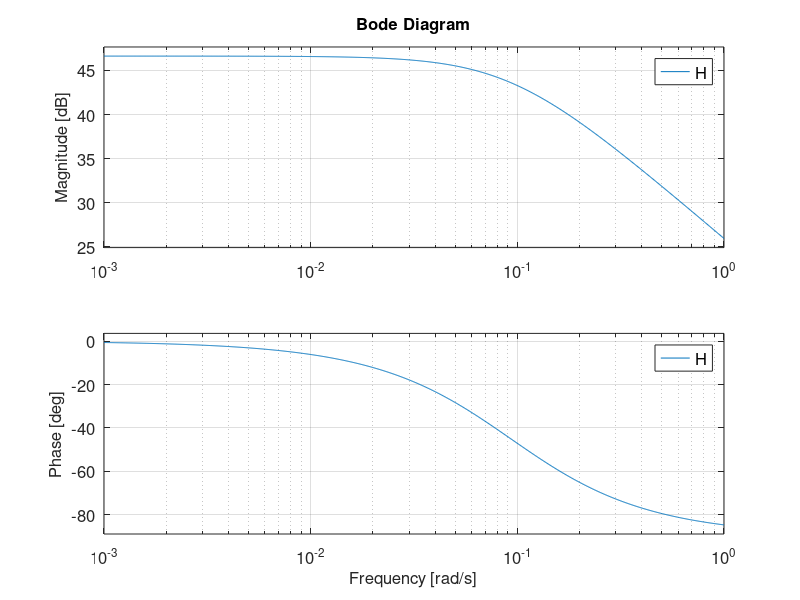
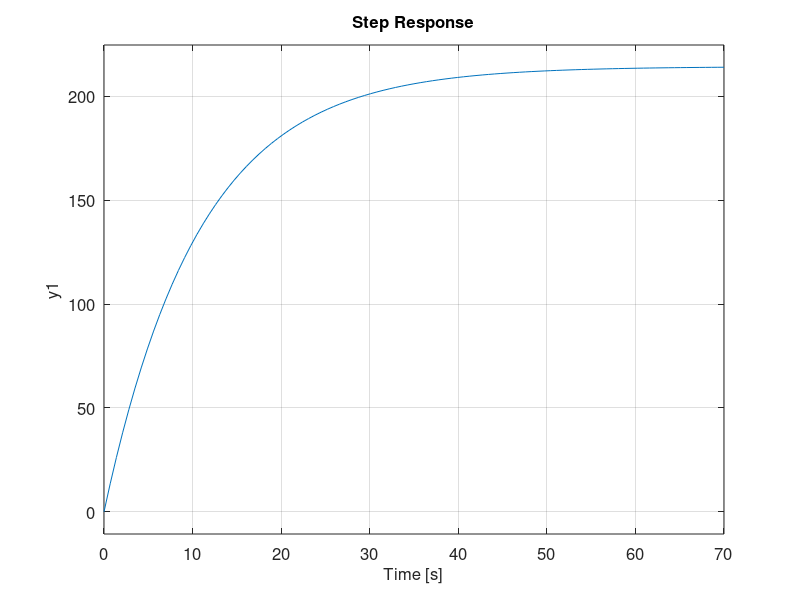

These figures' MATLAB source, in order:
fontsize = 12;
kt = 0.0502;
ke = kt;
jm = 221e-7;
la = 0.82e-3;
ra = 10.6;
num = kt;
den = [0 ke*kt ra*jm];

H = tf(num,den)
figure;
step(H)
fig_step=gcf;
grid on;
set(findall(fig_step,'-property','FontSize'),'FontSize',fontsize)

figure;
bode(H)
fig_bode=gcf;
grid on;
set(findall(fig_bode,'-property','FontSize'),'FontSize',fontsize)


saveas(fig_bode,'images/bode_response.png')
saveas(fig_step,'images/step_response.png')